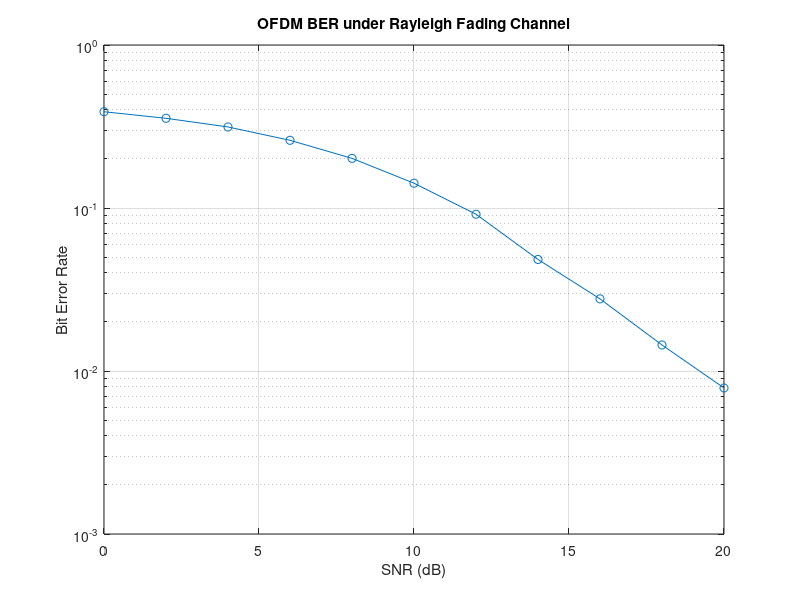

Recreate this plot in MATLAB.
clc; clear; close all;

%% Parameters
N = 64;                     % Number of subcarriers
cp_len = 16;                % Cyclic prefix length
numSymbols = 1000;          
SNR_dB = 0:2:20;
M = 4;                      % QPSK
k = log2(M);

BER = zeros(size(SNR_dB));

for snrIdx = 1:length(SNR_dB)

    % Generate random data
    data = randi([0 1], numSymbols*N*k, 1);
    symbols = bi2de(reshape(data, k, []).').';
    modSignal = pskmod(symbols, M, pi/M);

    % Reshape for OFDM
    modSignal = reshape(modSignal, N, []);
    ifftSignal = ifft(modSignal, N);
    txSignal = [ifftSignal(end-cp_len+1:end,:); ifftSignal];

    txSerial = txSignal(:);

    % Rayleigh Fading Channel
    h = (randn(size(txSerial)) + 1j*randn(size(txSerial))) / sqrt(2);
    fadedSignal = txSerial .* h;

    % Add AWGN Noise
    rxSerial = awgn(fadedSignal, SNR_dB(snrIdx), 'measured');

    % Channel Estimation (Perfect Knowledge Assumed)
    rxEqualized = rxSerial ./ h;

    % Reshape back
    rxMatrix = reshape(rxEqualized, N+cp_len, []);
    rxMatrix = rxMatrix(cp_len+1:end,:);
    fftSignal = fft(rxMatrix, N);

    demodSymbols = pskdemod(fftSignal(:), M, pi/M);
    rxBits = de2bi(demodSymbols, k).';
    rxBits = rxBits(:);

    BER(snrIdx) = sum(data ~= rxBits) / length(data);
end

% Plot BER
semilogy(SNR_dB, BER, '-o');
xlabel('SNR (dB)');
ylabel('Bit Error Rate');
title('OFDM BER under Rayleigh Fading Channel');
grid on;
